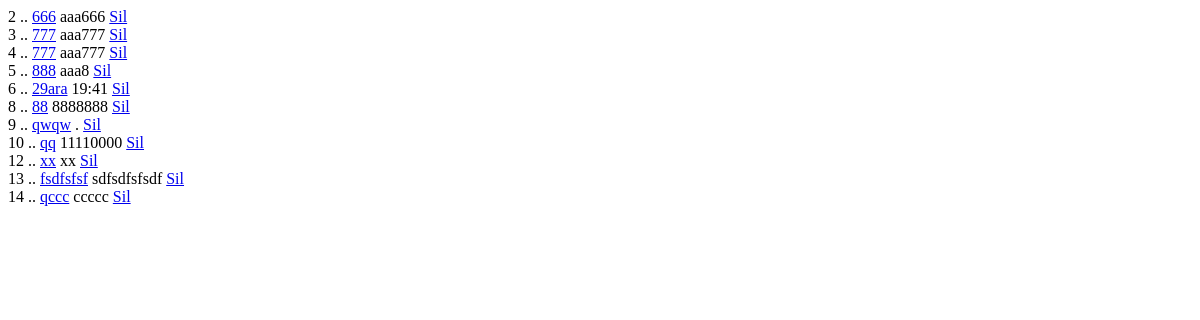
The page /host_groups_index/ on the database as committed earlier.
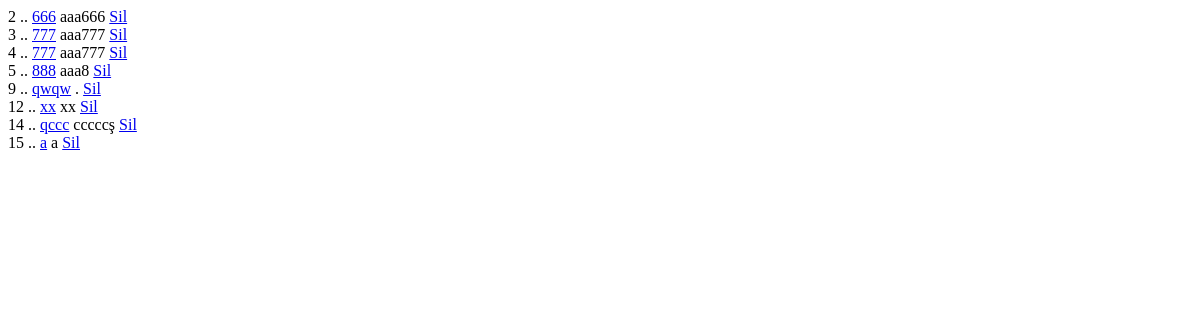
The same page on the database as committed later.
### host_groups/models.py (models this page shows)
class Host_Groups(models.Model):
    hostgroup_name = models.CharField(max_length=50, verbose_name="Host Grubu Adı")
    alias = models.CharField(max_length=150)

### host_groups/views.py (the view)
# urls.py: path('host_groups_index/', host_groups_index),
def host_groups_index(request):
    host_groups = Host_Groups.objects.all()
    context = {
        'host_groups' : host_groups,
        'title' : 'Host Grupları',
    }
    return render(request, 'host_groups_index.html', context)

### templates/host_groups_index.html (shortened to what this page needs)
{% extends 'base.html' %}
{% block content %}
    {% for hg in host_groups %}
    {{ hg.id }} ..
    <a href="/host_groups_update/{{ hg.id }}">{{ hg.hostgroup_name }}</a>
    {{ hg.alias }} <a href="/host_groups_delete/{{ hg.id }}">   Sil</a> <br>
    {% endfor %}
{% endblock %}

Rows that differ between the two databases and show on the page:
removed Host_Groups: id "6", hostgroup_name "29ara", alias "19:41"
removed Host_Groups: id "8", hostgroup_name "88", alias "8888888"
removed Host_Groups: id "10", hostgroup_name "qq", alias "11110000"
removed Host_Groups: id "13", hostgroup_name "fsdfsfsf", alias "sdfsdfsfsdf"
changed Host_Groups "qccc": alias "ccccc" → "cccccş"
added Host_Groups: id "15", hostgroup_name "a", alias "a"
